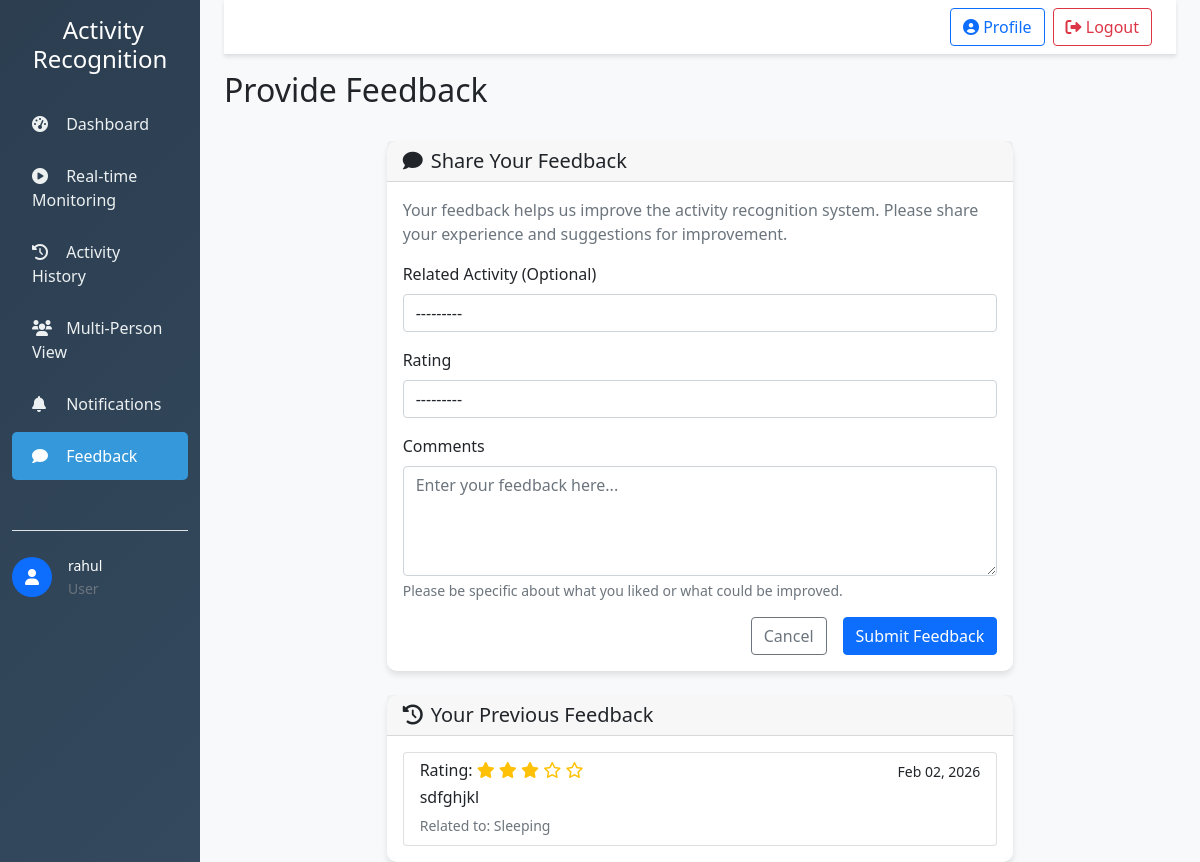
Screenshot of /feedback/ (signed in) with the database file from the repository.
### users/models.py (models this page shows, shortened)
class CustomUser(AbstractUser):
    USER_TYPE_CHOICES = (
        ('user', 'User'),
        ('admin', 'Admin'),
    )
    user_type = models.CharField(max_length=10, choices=USER_TYPE_CHOICES, default='user')
    phone = models.CharField(max_length=15, blank=True)
    address = models.TextField(blank=True)
    preferences = models.JSONField(default=dict, blank=True)
    is_active = models.BooleanField(default=True)
    created_at = models.DateTimeField(auto_now_add=True)
    updated_at = models.DateTimeField(auto_now=True)
    class Meta:
        db_table = 'auth_user'

class Feedback(models.Model):
    user = models.ForeignKey(CustomUser, on_delete=models.CASCADE)
    activity = models.ForeignKey('activities.Activity', on_delete=models.CASCADE, null=True, blank=True)
    rating = models.IntegerField(choices=[(i, i) for i in range(1, 6)])
    comment = models.TextField()
    created_at = models.DateTimeField(auto_now_add=True)

### activities/models.py (models this page shows)
class Activity(models.Model):
    ACTIVITY_TYPES = (
        ('walking', 'Walking'),
        ('running', 'Running'),
        ('sitting', 'Sitting'),
        ('standing', 'Standing'),
        ('falling', 'Falling'),
        ('unusual', 'Unusual Activity'),
        ('cooking', 'Cooking'),
        ('sleeping', 'Sleeping'),
        ('exercising', 'Exercising'),
    )
    user = models.ForeignKey(CustomUser, on_delete=models.CASCADE, related_name='activities')
    activity_type = models.CharField(max_length=20, choices=ACTIVITY_TYPES)
    confidence_score = models.FloatField()
    timestamp = models.DateTimeField(default=timezone.now)  # Now this will work
    duration = models.DurationField(null=True, blank=True)
    location = models.CharField(max_length=255, blank=True)
    environment = models.ForeignKey(Environment, on_delete=models.SET_NULL, null=True, blank=True)
    sensor_data = models.JSONField(default=dict, blank=True)
    is_verified = models.BooleanField(default=False)
    class Meta:
        ordering = ['-timestamp']
        indexes = [
            models.Index(fields=['user', 'timestamp']),
            models.Index(fields=['activity_type', 'timestamp']),
        ]
    def __str__(self):
        return f"{self.user.username} - {self.activity_type} at {self.timestamp}"

### users/views.py (the view)
# urls.py: path('feedback/', views.feedback, name='feedback'),
@login_required
def feedback(request):
    if request.method == 'POST':
        form = FeedbackForm(request.POST)
        if form.is_valid():
            feedback_obj = form.save(commit=False)
            feedback_obj.user = request.user
            feedback_obj.save()
            messages.success(request, 'Thank you for your feedback!')
            return redirect('users:dashboard')
    else:
        form = FeedbackForm()
    return render(request, 'users/feedback.html', {'form': form})

### users/forms.py
class FeedbackForm(forms.ModelForm):
    class Meta:
        model = Feedback
        fields = ['activity', 'rating', 'comment']
        widgets = {
            'activity': forms.Select(attrs={'class': 'form-control'}),
            'rating': forms.Select(attrs={'class': 'form-control'}),
            'comment': forms.Textarea(attrs={'class': 'form-control', 'rows': 4, 'placeholder': 'Enter your feedback here...'}),
        }

### users/templates/users/feedback.html (shortened to what this page needs)
{% extends "base.html" %}
{% block page_title %}Provide Feedback{% endblock %}
{% block content %}
<div class="row justify-content-center">
    <div class="col-lg-8">
        <div class="card card-custom">
            <div class="card-header">
                <h5 class="card-title mb-0">
                    <i class="fas fa-comment me-2"></i>Share Your Feedback
                </h5>
            </div>
            <div class="card-body">
                <p class="text-muted">
                    Your feedback helps us improve the activity recognition system. Please share your experience
                    and suggestions for improvement.
                </p>
                <form method="post">
                    <div class="mb-3">
                        <label for="{{ form.activity.id_for_label }}" class="form-label">Related Activity (Optional)</label>
                        {{ form.activity }}
                    </div>
                    <div class="mb-3">
                        <label for="{{ form.rating.id_for_label }}" class="form-label">Rating</label>
                        {{ form.rating }}
                    </div>
                    <div class="mb-3">
                        <label for="{{ form.comment.id_for_label }}" class="form-label">Comments</label>
                        {{ form.comment }}
                        <div class="form-text">
                            Please be specific about what you liked or what could be improved.
                        </div>
                    </div>
                    <div class="d-grid gap-2 d-md-flex justify-content-md-end">
                        <a href="{% url 'users:dashboard' %}" class="btn btn-outline-secondary me-md-2">Cancel</a>
                        <button type="submit" class="btn btn-primary">Submit Feedback</button>
                    </div>
                </form>
            </div>
        </div>
        <div class="card card-custom mt-4">
            <div class="card-header">
                <h5 class="card-title mb-0">
                    <i class="fas fa-history me-2"></i>Your Previous Feedback
                </h5>
            </div>
            <div class="card-body">
                {% if user.feedback_set.all %}
                <div class="list-group">
                    {% for feedback in user.feedback_set.all %}
                    <div class="list-group-item">
                        <div class="d-flex w-100 justify-content-between">
                            <h6 class="mb-1">
                                Rating:
                                {% for i in "12345" %}
                                    {% if forloop.counter <= feedback.rating %}
                                    <i class="fas fa-star text-warning"></i>
                                    {% else %}
                                    <i class="far fa-star text-warning"></i>
                                    {% endif %}
                                {% endfor %}
                            </h6>
                            <small>{{ feedback.created_at|date:"M d, Y" }}</small>
                        </div>
                        <p class="mb-1">{{ feedback.comment }}</p>
                        {% if feedback.activity %}
                        <small class="text-muted">Related to: {{ feedback.activity.get_activity_type_display }}</small>
                        {% endif %}
                    </div>
                    {% endfor %}
                </div>
                {% else %}
                <p class="text-muted text-center py-3">You haven't submitted any feedback yet.</p>
                {% endif %}
            </div>
        </div>
    </div>
</div>
{% endblock %}

### templates/base.html (shortened to what this page needs)
<!DOCTYPE html>
<html lang="en">
<head>
    <link href="https://cdn.jsdelivr.net/npm/bootstrap@5.1.3/dist/css/bootstrap.min.css" rel="stylesheet">
    <link href="https://cdnjs.cloudflare.com/ajax/libs/font-awesome/6.0.0/css/all.min.css" rel="stylesheet">
</head>
<body>
    {% if user.is_authenticated %}
    <div class="container-fluid">
        <div class="row">
            <nav class="col-md-3 col-lg-2 d-md-block sidebar">
                <div class="position-sticky pt-3">
                    <div class="text-center mb-4">
                        <h4 class="text-white">
                            Activity Recognition
                        </h4>
                    </div>
                    <ul class="nav flex-column">
                        {% if user.user_type == 'user' %}
                        <li class="nav-item">
                            <a class="nav-link {% if request.resolver_match.url_name == 'dashboard' %}active{% endif %}"
                               href="{% url 'users:dashboard' %}">
                                <i class="fas fa-tachometer-alt"></i> Dashboard
                            </a>
                        </li>
                        <li class="nav-item">
                            <a class="nav-link {% if 'real_time' in request.resolver_match.url_name %}active{% endif %}"
                               href="{% url 'activities:real_time' %}">
                                <i class="fas fa-play-circle"></i> Real-time Monitoring
                            </a>
                        </li>
                        <li class="nav-item">
                            <a class="nav-link {% if 'history' in request.resolver_match.url_name %}active{% endif %}"
                               href="{% url 'activities:history' %}">
                                <i class="fas fa-history"></i> Activity History
                            </a>
                        </li>
                        <li class="nav-item">
                            <a class="nav-link {% if 'multi_person' in request.resolver_match.url_name %}active{% endif %}"
                               href="{% url 'activities:multi_person' %}">
                                <i class="fas fa-users"></i> Multi-Person View
                            </a>
                        </li>
                        <li class="nav-item">
                            <a class="nav-link {% if 'notifications' in request.resolver_match.url_name %}active{% endif %}"
                               href="{% url 'notifications:list' %}">
                                <i class="fas fa-bell"></i> Notifications
                            </a>
                        </li>
                        <li class="nav-item">
                            <a class="nav-link {% if 'feedback' in request.resolver_match.url_name %}active{% endif %}"
                               href="{% url 'users:feedback' %}">
                                <i class="fas fa-comment"></i> Feedback
                            </a>
                        </li>
                        {% endif %}
                    </ul>
                    <div class="mt-5 pt-4 border-top">
                        <div class="d-flex align-items-center text-white">
                            {% if user.profile.profile_picture %}
                            <img src="{{ user.profile.profile_picture.url }}"
                                 class="rounded-circle me-3"
                                 width="40" height="40"
                                 alt="{{ user.username }}">
                            {% else %}
                            <div class="rounded-circle bg-primary d-flex align-items-center justify-content-center me-3"
                                 style="width: 40px; height: 40px;">
                                <i class="fas fa-user text-white"></i>
                            </div>
                            {% endif %}
                            <div>
                                <small class="d-block">{{ user.get_full_name|default:user.username }}</small>
                                <small class="text-muted">{{ user.get_user_type_display }}</small>
                            </div>
                        </div>
                    </div>
                </div>
            </nav>
            <main class="col-md-9 ms-sm-auto col-lg-10 px-md-4 main-content">
                <nav class="navbar navbar-expand-lg navbar-custom">
                    <div class="container-fluid">
                        <div class="collapse navbar-collapse" id="navbarSupportedContent">
                            <div class="navbar-nav ms-auto">
                                <a href="{% url 'users:profile' %}" class="btn btn-outline-primary me-2">
                                    <i class="fas fa-user-circle"></i> Profile
                                </a>
                                <a href="{% url 'users:logout' %}" class="btn btn-outline-danger">
                                    <i class="fas fa-sign-out-alt"></i> Logout
                                </a>
                            </div>
                        </div>
                    </div>
                </nav>
                <div class="d-flex justify-content-between flex-wrap flex-md-nowrap align-items-center pt-3 pb-2 mb-3">
                    <h1 class="h2">{% block page_title %}Dashboard{% endblock %}</h1>
                </div>
                {% block content %}{% endblock %}
            </main>
        </div>
    </div>
    {% else %}
        {% block auth_content %}{% endblock %}
    {% endif %}
</body>
</html>

### templates/base.html (style rules this page uses)
:root { --primary-color: #3498db; --secondary-color: #2c3e50; --success-color: #27ae60; --warning-color: #f39c12; --danger-color: #e74c3c; --light-bg: #f8f9fa; --dark-bg: #343a40; }
.sidebar { min-height: 100vh; background: linear-gradient(135deg, var(--secondary-color) 0%, #34495e 100%); box-shadow: 2px 0 5px rgba(0,0,0,0.1); }
.sidebar .nav-link { color: #ecf0f1; padding: 12px 20px; margin: 2px 0; border-radius: 5px; transition: all 0.3s ease; }
.sidebar .nav-link.active { background-color: var(--primary-color); color: #fff; }
.sidebar .nav-link i { width: 20px; margin-right: 10px; }
.main-content { background-color: var(--light-bg); min-height: 100vh; }
.navbar-custom { background: #fff; box-shadow: 0 2px 4px rgba(0,0,0,0.1); border-bottom: 1px solid #dee2e6; }
.card-custom { border: none; border-radius: 10px; box-shadow: 0 4px 6px rgba(0,0,0,0.1); transition: transform 0.3s ease; }

### rows the page displays
Feedback: rating 3 (drawn), created_at "Feb 02, 2026", comment "sdfghjkl", activity.activity_type "Sleeping"

### other values shown
{{ user.get_full_name|default:user.username }} "rahul"
{{ user.get_user_type_display }} "User"
